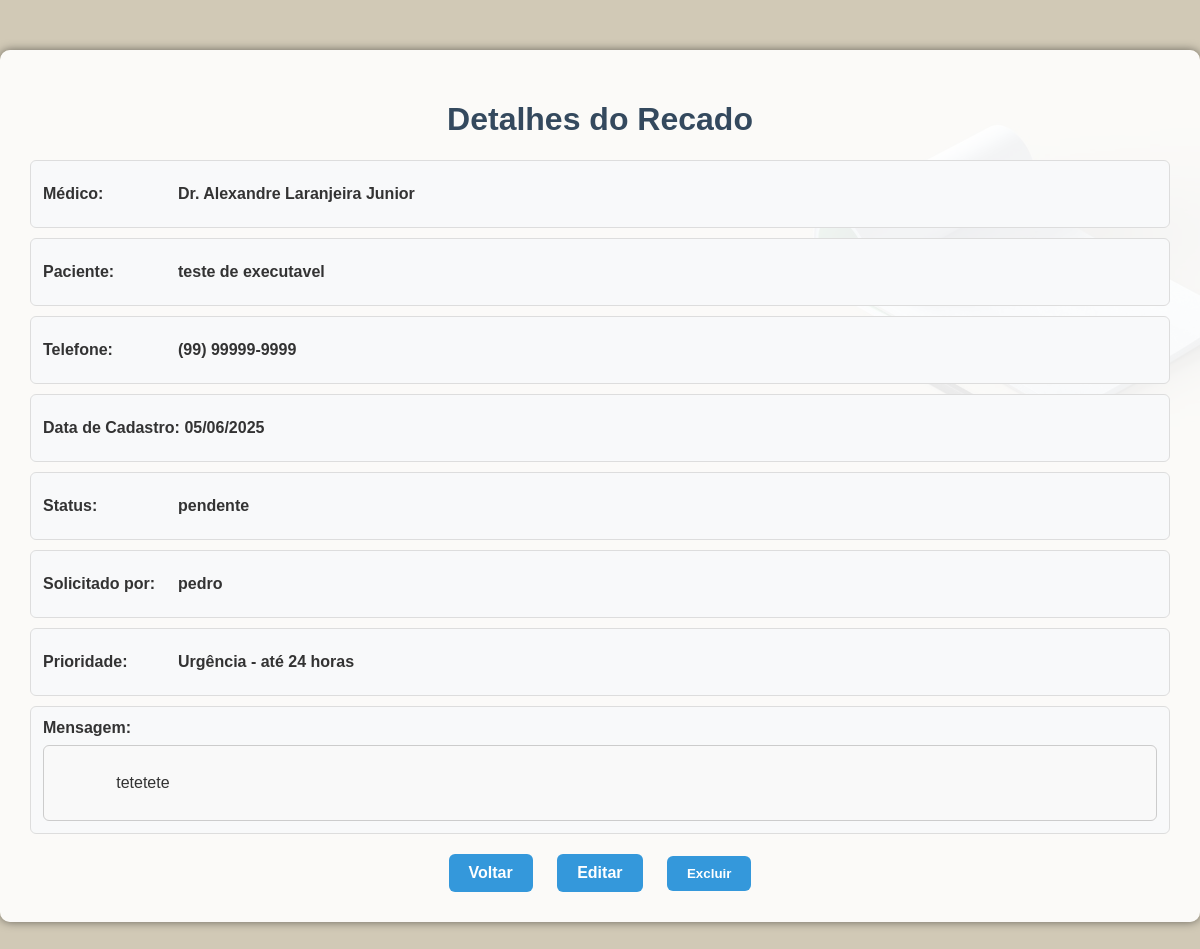
/recado/33 (signed in), run on the app's committed database.
### tables this page shows
CREATE TABLE recados (
            id INTEGER PRIMARY KEY AUTOINCREMENT,
            medico TEXT NOT NULL,
            prioridade TEXT NOT NULL,
            nome_paciente TEXT NOT NULL,
            data_nascimento TEXT NOT NULL,
            telefone TEXT NOT NULL,
            convenio TEXT,
            descricao TEXT,
            status TEXT DEFAULT 'pendente',
            usuario TEXT NOT NULL,
            data_cadastro TEXT NOT NULL
        , finalizado_por TEXT);

### rotas/responsavel.py (the view)
    @responsavel_bp.route('/recado/<int:id>', endpoint='detalhar_recado')
    @login_requerido(['responsavel'])
    def detalhar_recado(id):
        conexao = conectar_banco()
        cursor = conexao.cursor()
        cursor.execute('SELECT * FROM recados WHERE id = ?', (id,))
        recado = cursor.fetchone()
        conexao.close()
        if not recado:
            flash('Recado não encontrado.', 'danger')
            return redirect(url_for('responsavel.listar'))
        return render_template('detalhar_recado.html', recado=recado)

### app.py (called while the page is built)
def conectar_banco():
    conexao = sqlite3.connect('recados.db')
    conexao.row_factory = sqlite3.Row
    return conexao

def login_requerido(perfis_permitidos):
    from functools import wraps
    from flask import redirect, url_for, flash
    def decorador(func):
        @wraps(func)
        def wrapper(*args, **kwargs):
            if 'usuario' not in session or session.get('perfil') not in perfis_permitidos:
                flash("Faça login para acessar essa página.", "warning")
                return redirect(url_for('comuns.login'))
            return func(*args, **kwargs)
        return wrapper
    return decorador

@app.template_filter('format_data')
def formatar_data_br(data_str):
    try:
        data_obj = datetime.strptime(data_str, '%Y-%m-%d %H:%M:%S')
        return data_obj.strftime('%d/%m/%Y')
    except:
        return data_str

### templates/detalhar_recado.html (shortened to what this page needs)
<!DOCTYPE html>
<html lang="pt-br">
  <head>
    <link rel="stylesheet" href="{{ url_for('static', filename='css/detalhar.css') }}">
  </head>
  <body class="fundo">
    <div class="imagem_fundo">
      <div class="container">
        <h1>Detalhes do Recado</h1>
        <div class="info">
          <div class="campo">
            <label>Médico:</label>
            <p><strong>{{ recado['medico'] }}</strong></p>
          </div>
          <div class="campo">
            <label>Paciente:</label>
            <p><strong>{{ recado['nome_paciente'] }}</strong></p>
          </div>
          <div class="campo">
            <label>Telefone:</label>
            <p><strong>{{ recado['telefone'] }}</strong></p>
          </div>
          <div class="campo"><p><strong>Data de Cadastro:</strong> <strong>{{ recado['data_cadastro']|format_data }}</strong></p></div>
          <div class="campo">
            <label>Status:</label>
            <p><strong>{{ recado['status'] }}</strong></p>
          </div>
          <div class="campo">
            <label>Solicitado por:</label></strong>
            <p><strong>{{ recado['usuario'] }}</strong></p>
         </div>
          <div class="campo">
            <label>Prioridade:</label>
           <p><strong>{{ recado['prioridade'] }}</strong></p>
          </div>
          <div class="mensagem-container">
            <label>Mensagem:</label>
            <div
              style="
                border: 1px solid #ccc;
                padding: 10px;
                border-radius: 6px;
                background-color: #f9f9f9;
                white-space: pre-wrap;
                word-break: break-word;
                max-height: 100px;
                overflow-y: auto;
              "
            >
              {{ recado['descricao'] }}
            </div>
          </div>
        </div>
        <div class="actions">
          <a href="{{ url_for('responsavel.listar') }}">Voltar</a>
          <a href="{{ url_for('responsavel.editar_recado', id=recado.id) }}">Editar</a>
          <form
            action="{{ url_for('responsavel.excluir_recado', id=recado.id) }}"
            method="POST"
            style="display: inline"
          >
            <button class="delete-btn" type="submit">Excluir</button>
          </form>
        </div>
      </div>
    </div>
  </body>
</html>

### static/css/detalhar.css (style rules this page uses)
body { font-family: Arial, sans-serif; background-color: #f4f6f8; padding: 20px; color: #333; }
.container { background-color: #fff; border-radius: 8px; box-shadow: 0 4px 12px rgba(0, 0, 0, 0.1); padding: 20px; max-width: 600px; margin: auto; }
body.fundo { background: url("/static/Fundo\ typeform.jpg") no-repeat center center fixed; background-size: cover; margin: 0; padding: 0; font-family: Arial, sans-serif; }
.container { background-color: rgba( 255, 255, 255, 0.9 ); max-width: 1200px; margin: 50px auto; padding: 30px; border-radius: 10px; box-shadow: 0 0 10px rgba(0, 0, 0, 0.5); }
h1 { text-align: center; color: #34495e; }
.info label { display: inline-block; width: 120px; font-weight: bold; vertical-align: top; }
.info { margin: 15px 0; }
.actions { text-align: center; margin-top: 20px; }
.actions a, .actions form { display: inline-block; margin: 0 10px; }
.actions button, .actions a { padding: 10px 20px; border: none; border-radius: 6px; background-color: #3498db; color: white; text-decoration: none; font-weight: bold; transition: background-color 0.3s; }
.delete-btn { background-color: #e74c3c; }
.campo { display: flex; align-items: center; margin: 10px 0; padding: 8px 12px; border: 1px solid #ddd; border-radius: 6px; background-color: #f8f9fa; }
.campo label { font-weight: bold; min-width: 120px; margin-right: 15px; }
.mensagem-container { display: flex; flex-direction: column; margin: 10px 0; border: 1px solid #ddd; border-radius: 6px; padding: 12px; background-color: #f8f9fa; }
.mensagem-container label { font-weight: bold; margin-bottom: 8px; }

### data on the page
recados: medico "Dr. Alexandre Laranjeira Junior", nome_paciente "teste de executavel", telefone "(99) 99999-9999", data_cadastro "05/06/2025", status "pendente", usuario "pedro", prioridade "Urgência - até 24 horas", descricao "tetetete"
